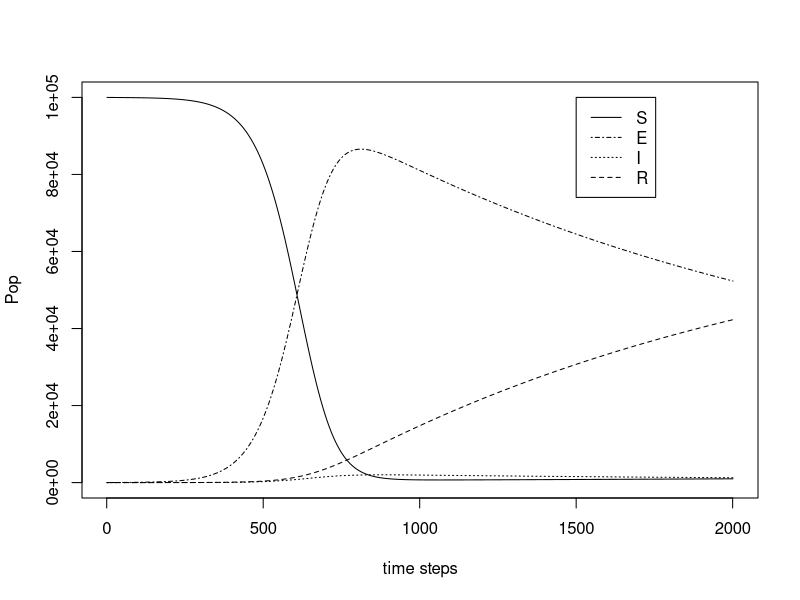
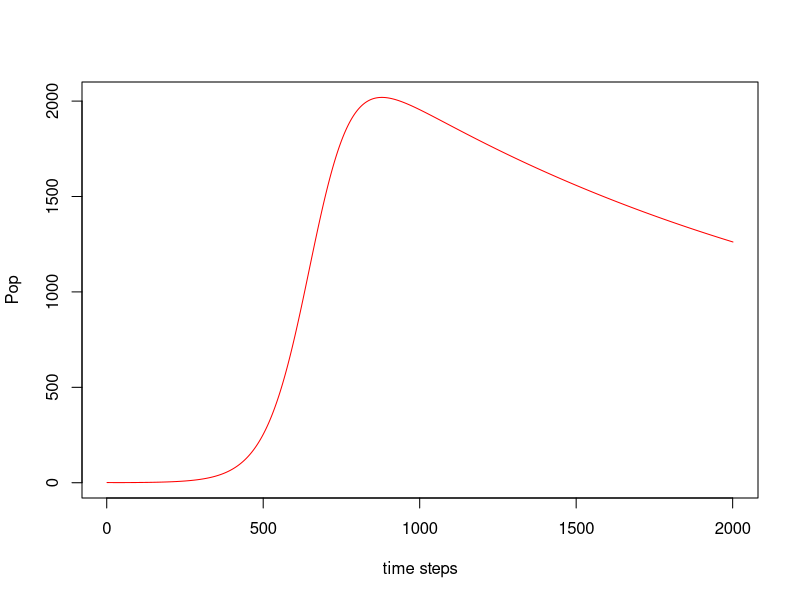

These charts were generated, in order, by the following R code:
N = 100000
beta = 0.001
mu = 1/75
gamma = 0.05
v = 2
kappa = 0.1

time = 20
dt = 0.01

S = 99999
E = 0
I = 1
R = 0

Svec = S
Evec = E
Ivec = I
Rvec = R


for (i in 1:time){
  for (i in 1:(1/dt)){
    S = S + mu*N*dt - beta*S*I*dt - mu*S*dt
    E = E + beta*S*I*dt - gamma*E*dt - mu*E*dt
    I = I + gamma*E*dt - v*I*dt - kappa*I*dt - mu*I*dt
    R = R + v*I*dt - mu*R*dt
    Svec = c(Svec, S)
    Evec = c(Evec, E)
    Ivec = c(Ivec, I)
    Rvec = c(Rvec, R)
    N = S+E+I+R
  }
}
  
plot(Svec,lty=1,type="l",xlab="time steps",ylab="Pop",ylim=c(0,100000))
lines(Evec,lty=4)
lines(Ivec,lty=3)
lines(Rvec,lty=2)
legend(1500,100000,c("S","E","I","R"),lty=c(1,4,3,2))

plot(Ivec,col="red",type="l",xlab="time steps",ylab="Pop")
max(Ivec)
